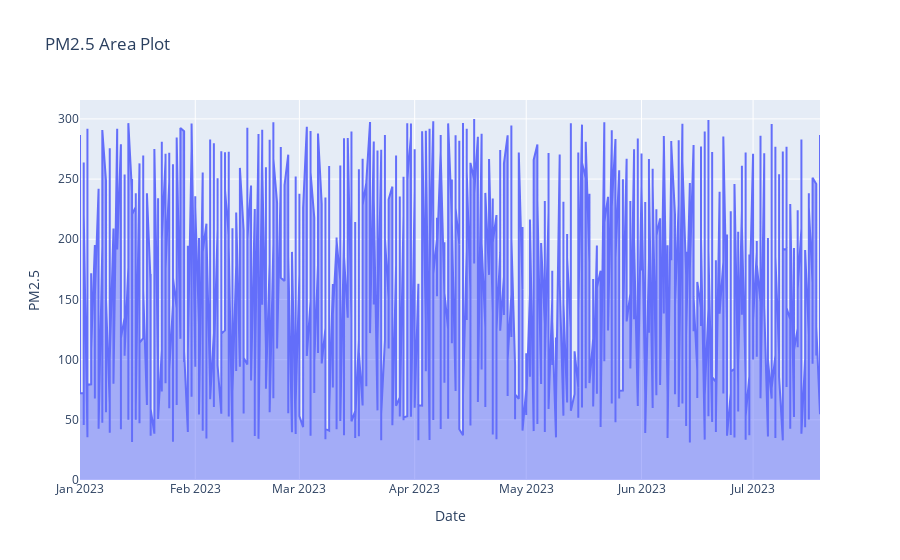

The notebook cell saved with this chart:
### Code cell
# 5. Area Plot
px.area(df, x='Date', y='PM2.5', title='PM2.5 Area Plot').show()

### Figure 1 — Plotly figure (JSON) as saved in the notebook; plotly's stock layout.template omitted (floating-point values rounded to 4 significant figures; data arrays with more than 128 entries replaced by an {"elided": "..."} marker saying what was removed)
{"data": [{"fillpattern": {"shape": ""}, "hovertemplate": "Date=%{x}<br>PM2.5=%{y}<extra></extra>", "legendgroup": "", "line": {"color": "#636efa"}, "marker": {"symbol": "circle"}, "mode": "lines", "name": "", "orientation": "v", "showlegend": false, "stackgroup": "1", "type": "scatter", "x": {"elided": "1000 str values"}, "xaxis": "x", "y": {"elided": "1000 float values"}, "yaxis": "y"}], "layout": {"autosize": true, "legend": {"tracegroupgap": 0}, "title": {"text": "PM2.5 Area Plot"}, "xaxis": {"anchor": "y", "autorange": true, "domain": [0, 1], "range": ["2023-01-01", "2023-07-19"], "title": {"text": "Date"}, "type": "date"}, "yaxis": {"anchor": "x", "autorange": true, "domain": [0, 1], "range": [0, 315.7], "title": {"text": "PM2.5"}, "type": "linear"}}}
